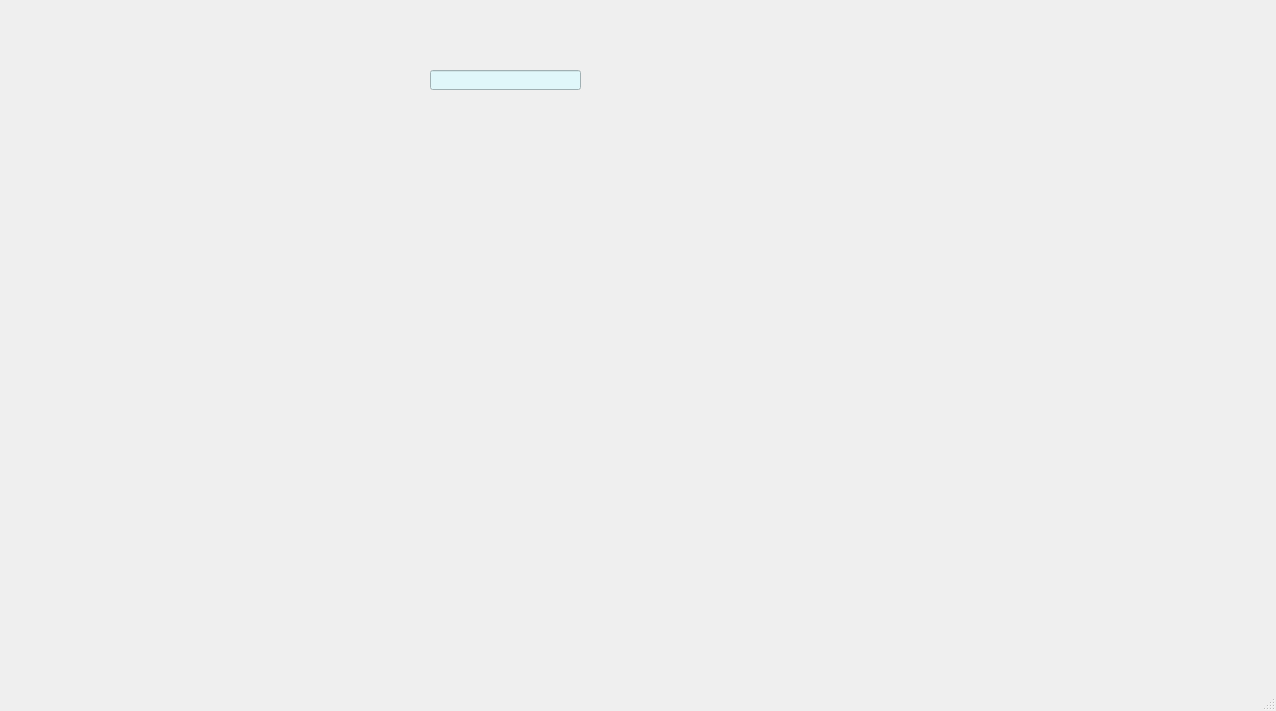
<?xml version="1.0" encoding="UTF-8"?>
<ui version="4.0">
 <class>MainWindow</class>
 <widget class="QMainWindow" name="MainWindow">
  <property name="geometry">
   <rect>
    <x>0</x>
    <y>0</y>
    <width>1276</width>
    <height>711</height>
   </rect>
  </property>
  <property name="windowTitle">
   <string>MainWindow</string>
  </property>
  <property name="autoFillBackground">
   <bool>false</bool>
  </property>
  <widget class="QWidget" name="centralwidget">
   <widget class="QLabel" name="main_label">
    <property name="geometry">
     <rect>
      <x>0</x>
      <y>0</y>
      <width>1280</width>
      <height>720</height>
     </rect>
    </property>
    <property name="styleSheet">
     <string notr="true">QLineEdit {
    background-color: #E0F7FA;   /* Light cyan */
    color: #000000;              /* Text color */
}
</string>
    </property>
    <property name="text">
     <string/>
    </property>
    <property name="pixmap">
     <pixmap>../img/2.jpg</pixmap>
    </property>
    <property name="scaledContents">
     <bool>true</bool>
    </property>
   </widget>
   <widget class="QPushButton" name="input_btn">
    <property name="geometry">
     <rect>
      <x>25</x>
      <y>153</y>
      <width>100</width>
      <height>100</height>
     </rect>
    </property>
    <property name="autoFillBackground">
     <bool>false</bool>
    </property>
    <property name="text">
     <string/>
    </property>
    <property name="icon">
     <iconset>
      <normaloff>../img/Input.png</normaloff>../img/Input.png</iconset>
    </property>
    <property name="iconSize">
     <size>
      <width>100</width>
      <height>100</height>
     </size>
    </property>
    <property name="flat">
     <bool>true</bool>
    </property>
   </widget>
   <widget class="QPushButton" name="ANN_controller_btn">
    <property name="geometry">
     <rect>
      <x>310</x>
      <y>118</y>
      <width>380</width>
      <height>280</height>
     </rect>
    </property>
    <property name="text">
     <string/>
    </property>
    <property name="icon">
     <iconset>
      <normaloff>../img/ANN-controller.png</normaloff>../img/ANN-controller.png</iconset>
    </property>
    <property name="iconSize">
     <size>
      <width>375</width>
      <height>280</height>
     </size>
    </property>
    <property name="flat">
     <bool>true</bool>
    </property>
   </widget>
   <widget class="QPushButton" name="DC_motor_btn">
    <property name="geometry">
     <rect>
      <x>795</x>
      <y>198</y>
      <width>191</width>
      <height>111</height>
     </rect>
    </property>
    <property name="text">
     <string/>
    </property>
    <property name="icon">
     <iconset>
      <normaloff>../img/DC-motor.png</normaloff>../img/DC-motor.png</iconset>
    </property>
    <property name="iconSize">
     <size>
      <width>180</width>
      <height>100</height>
     </size>
    </property>
    <property name="flat">
     <bool>true</bool>
    </property>
   </widget>
   <widget class="QPushButton" name="Output_btn">
    <property name="geometry">
     <rect>
      <x>1135</x>
      <y>202</y>
      <width>131</width>
      <height>131</height>
     </rect>
    </property>
    <property name="text">
     <string/>
    </property>
    <property name="icon">
     <iconset>
      <normaloff>../img/Output_Graph-removebg-preview.png</normaloff>../img/Output_Graph-removebg-preview.png</iconset>
    </property>
    <property name="iconSize">
     <size>
      <width>145</width>
      <height>140</height>
     </size>
    </property>
    <property name="flat">
     <bool>true</bool>
    </property>
   </widget>
   <widget class="QPushButton" name="Run_btn">
    <property name="geometry">
     <rect>
      <x>1103</x>
      <y>18</y>
      <width>75</width>
      <height>71</height>
     </rect>
    </property>
    <property name="text">
     <string/>
    </property>
    <property name="icon">
     <iconset>
      <normaloff>../img/RUN_button.png</normaloff>../img/RUN_button.png</iconset>
    </property>
    <property name="iconSize">
     <size>
      <width>70</width>
      <height>70</height>
     </size>
    </property>
    <property name="flat">
     <bool>true</bool>
    </property>
   </widget>
   <widget class="QPushButton" name="User_guide_btn">
    <property name="geometry">
     <rect>
      <x>30</x>
      <y>540</y>
      <width>81</width>
      <height>91</height>
     </rect>
    </property>
    <property name="text">
     <string/>
    </property>
    <property name="icon">
     <iconset>
      <normaloff>../img/user-guide-icon.png</normaloff>../img/user-guide-icon.png</iconset>
    </property>
    <property name="iconSize">
     <size>
      <width>81</width>
      <height>91</height>
     </size>
    </property>
    <property name="flat">
     <bool>true</bool>
    </property>
   </widget>
   <widget class="QLineEdit" name="sampling_time_edit">
    <property name="geometry">
     <rect>
      <x>430</x>
      <y>70</y>
      <width>151</width>
      <height>20</height>
     </rect>
    </property>
    <property name="styleSheet">
     <string notr="true">QLineEdit {
    background-color: #E0F7FA;   /* Light cyan */
    color: #000000;              /* Text color */
}</string>
    </property>
   </widget>
  </widget>
  <widget class="QMenuBar" name="menubar">
   <property name="geometry">
    <rect>
     <x>0</x>
     <y>0</y>
     <width>1276</width>
     <height>21</height>
    </rect>
   </property>
  </widget>
  <widget class="QStatusBar" name="statusbar"/>
 </widget>
 <resources/>
 <connections/>
</ui>
